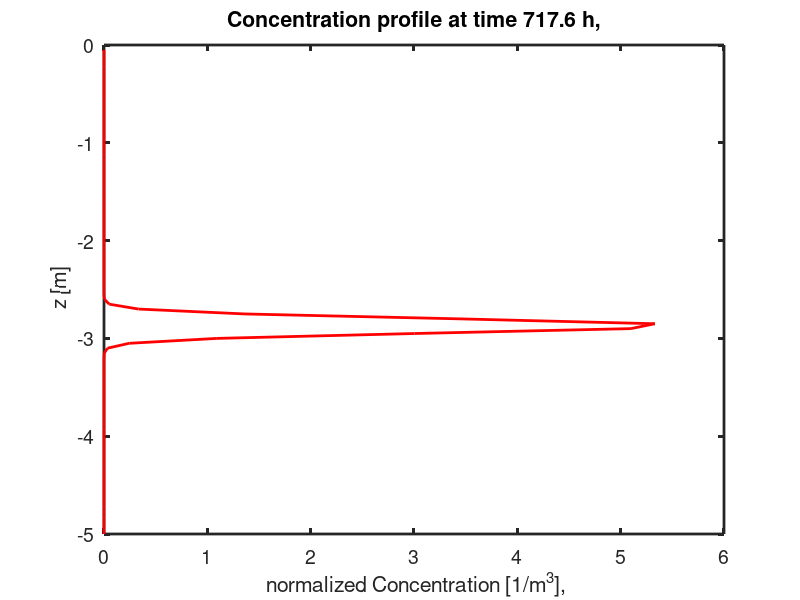
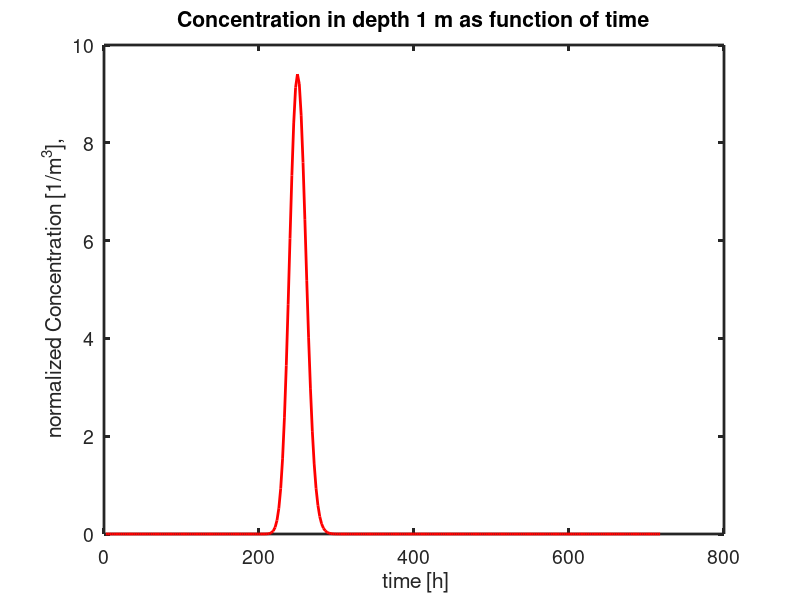

These charts were generated, in order, by the following MATLAB code:
% Simulates solute transport under steady state conditions
% Works also for sand bed reactor!
clear all;
close all;

% set model parameters
D=1e-9 ;    % dispersion coefficient m^2/s -> come from tracer experiments (method of moments)
v= 5e-7/0.45;    % average transport velocity m/s -> come from tracer experiments (method of moments)
Z_fix=1;   % select depth for plotting C(Z_fix,time)
dt= 0.1*86400;% timestep with in s
max_time= 30*86400; % maximum transport time s
dz=0.05; %grid  size m
maxz=5; %maximum depth m
z_crit=Z_fix; %critical depth

z=[0+dz:dz:maxz]'; % simulation grid
C_sim_cons=zeros(length(z),floor(max_time/dt)); % transport of the conservative tracer allocate memory

%time=zeros((max_time/dt),1);

% Initialise transport time
t_trans=0; %s

figure;
n=1; %set counter for movieframe

while t_trans < max_time;
time(n)=t_trans;
for i=1:length(z)
   C_sim_cons(i,n)=1/sqrt(4*pi*D*t_trans).*exp(-(z(i)-v*t_trans)^2/(4*D*t_trans)); % correspondes to Cw*theta/m0
end

plot(C_sim_cons(:,n),-z,'r-','linewidth',2);

hold off;
xlabel(' normalized Concentration [1/m^3],','fontsize',14);
ylabel(' z [m]','fontsize',14);
title(['Concentration profile at time ' num2str(t_trans/3600) ' h,'],'fontsize',14);
set(gca,'fontsize',14,'linewidth',2);
t_trans=t_trans+dt;  % increase transport time 

Mbla(n)=getframe;                  %Frame to capture a movie (sequence of plots) --> if not, plots are not visualized during runtime
n=n+1;                             %increase counter for movieframe
end

idepth=find(abs(z-Z_fix) <0.01);

figure;
h2=plot(time(:)/3600,C_sim_cons(idepth,:),'r-','linewidth',2);
title(['Concentration in depth ' num2str(Z_fix) ' m as function of time'],'fontsize',14);
xlabel(' time [h]','fontsize',14);
ylabel(' normalized Concentration [1/m^3],','fontsize',14);
set(gca,'fontsize',14,'linewidth',2);

